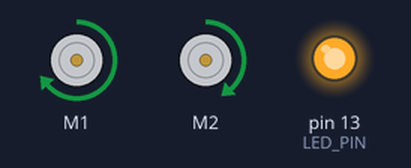
Bench run of a sketch on a simulated Arduino Uno, built with avr-gcc and run on an emulated ATmega328P. Shown: 2 × DC motor (green arrow = forward, orange = backward, longer = faster), output pins drawn as LEDs (lit = HIGH).

Above: at 2.5 s.
At 9.0 s:
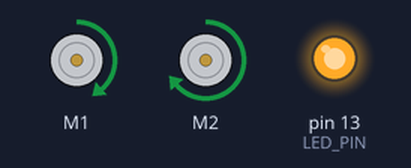
At 12.2 s:
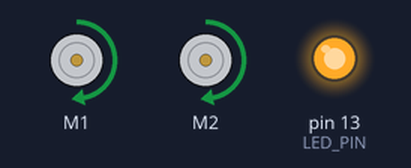
At 13.2 s:
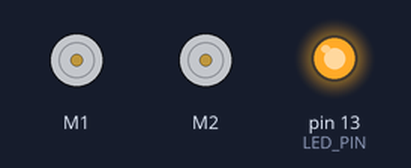
Timing chart, 0 to 15.5 s (numbered marks = the images above):
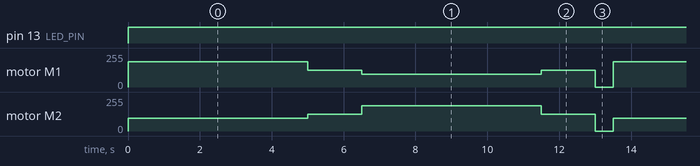

The sketch:

sketch.ino
```cpp
#include <ZumoMotors.h>

/*
 * This example uses the ZumoMotors library to drive each motor on the Zumo
 * forward, then backward. The yellow user LED is on when a motor should be
 * running forward and off when a motor should be running backward. If a
 * motor on your Zumo has been flipped, you can correct its direction by
 * uncommenting the call to flipLeftMotor() or flipRightMotor() in the setup()
 * function.
 */

#define LED_PIN 13

ZumoMotors motors;

#define PLUS_LOOP 1
#define MINUS_LOOP 2
#define PLUS_LINE 3
#define MINUS_LINE 4

void setup()
{
  pinMode(LED_PIN, OUTPUT);

  // uncomment one or both of the following lines if your motors' directions need to be flipped
  //motors.flipLeftMotor(true);
  //motors.flipRightMotor(true);
}

void loop()
{
  // run left motor forward

  digitalWrite(LED_PIN, HIGH);

  // PLUS_LOOP
  motors.setLeftSpeed(300);
  motors.setRightSpeed(150);
  delay(5000);

  // PLUS_LINE
  motors.setLeftSpeed(200);
  motors.setRightSpeed(200);
  delay(1500);

  // MINUS_LOOP
  motors.setLeftSpeed(150);
  motors.setRightSpeed(300);
  delay(5000);

  // MINUS_LINE
  motors.setLeftSpeed(200);
  motors.setRightSpeed(200);
  delay(1500);

  motors.setLeftSpeed(0);
  motors.setRightSpeed(0);

  delay(500);
}
```

Measured:
- by itself, pin 13 (LED_PIN): LOW → HIGH at 0.00 s
- by itself, motor M1: repeats every 13.5 s: forward 127/255 1.5 s, forward 95/255 5.0 s, forward 127/255 1.5 s, stopped 0.50 s, forward 191/255 5.0 s
- by itself, motor M2: repeats every 13.5 s: forward 127/255 1.5 s, forward 191/255 5.0 s, forward 127/255 1.5 s, stopped 0.50 s, forward 95/255 5.0 s
